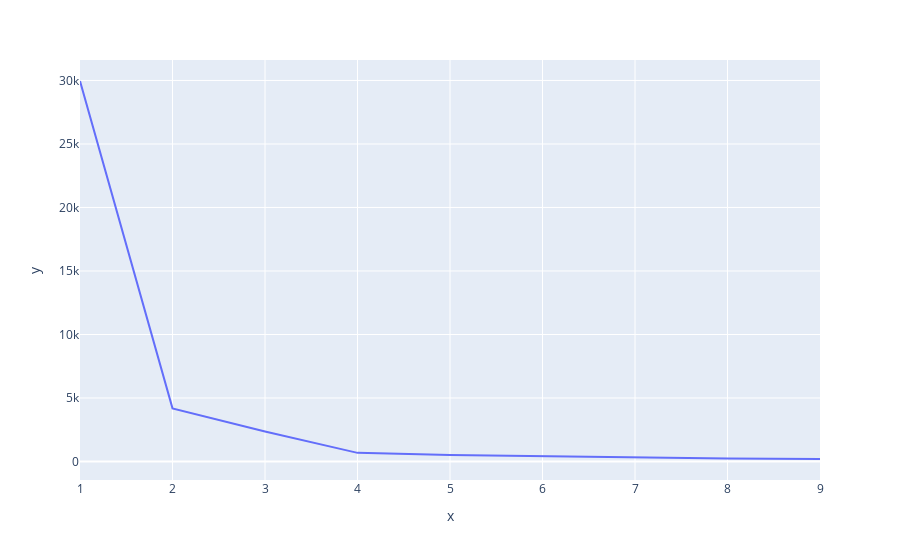

The notebook cell saved with this chart:
### Code cell
px.line(x=list(range(1,10)),y=wcss)

### Figure 1 — Plotly figure (JSON) as saved in the notebook; plotly's stock layout.template omitted (floating-point values rounded to 4 significant figures)
{"data": [{"hovertemplate": "x=%{x}<br>y=%{y}<extra></extra>", "legendgroup": "", "line": {"color": "#636efa", "dash": "solid"}, "marker": {"symbol": "circle"}, "mode": "lines", "name": "", "orientation": "v", "showlegend": false, "type": "scatter", "x": [1, 2, 3, 4, 5, 6, 7, 8, 9], "xaxis": "x", "y": [29960.0, 4184.0, 2363.0, 682.0, 514.2, 405.1, 295.4, 234.5, 198.2], "yaxis": "y"}], "layout": {"legend": {"tracegroupgap": 0}, "margin": {"t": 60}, "xaxis": {"anchor": "y", "domain": [0, 1], "title": {"text": "x"}}, "yaxis": {"anchor": "x", "domain": [0, 1], "title": {"text": "y"}}}}
